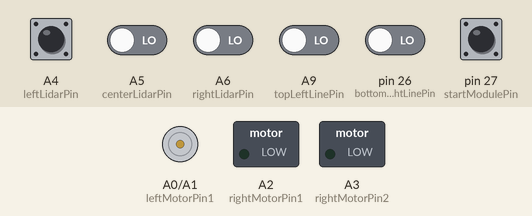
The program below on a simulated Teensy 4. On the bench: motor-driver pin pairs drawn as motors (green arrow = first pin HIGH = forward, orange = second pin HIGH = backward, longer = more drive), switched loads named in the program (green lamp = pin HIGH). The inputs (shaded band) are chosen by the test bench; at power-on: pin 27 (startModulePin) HIGH, A4 (leftLidarPin), A5 (centerLidarPin), A6 (rightLidarPin), A9 (topLeftLinePin), pin 26 (bottomRightLinePin) LOW.

Above: at 1.2 s.
1.3 s: pin 27 (startModulePin) pulled LOW for 0.15 s
At 2.6 s:
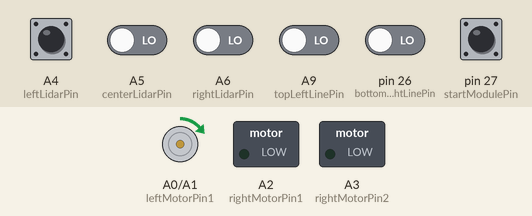
2.9 s: A4 (leftLidarPin) pulled HIGH for 0.15 s
At 4.0 s:
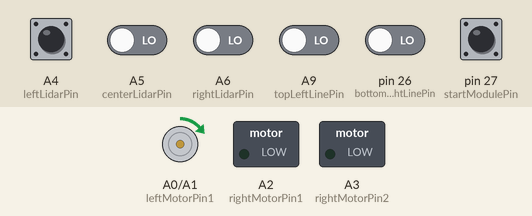
Timing chart, 0 to 5.9 s (numbered marks = the images above; inputs shaded):
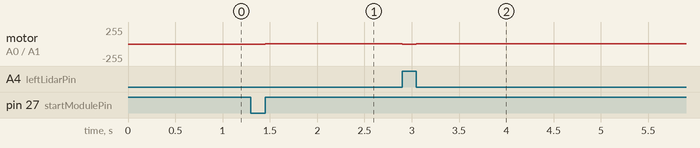

The program:

main.cpp
```cpp
#include <SoftwareSerial.h>
#include <Robot/Walli.h>
#include <Strategies/Escape.cpp>
#include <Strategies/Matador.cpp>
#include <Strategies/SlamAttack.cpp>
#include <State Machine/StateController.h>
#include <State Machine/StateS.h>

/*This is the main file that runs all the code.
* the setup() method initializes variables and pinmodes
* the loop() method controls switching between strategies
*/

Walli* walli;
StateS* attack;
StateS* escape;
StateS* off;
StateController *sc;
Matador* m;
SlamAttack* slam;
Escape* e;

//storing the pins for better readability and easy changes
int leftLidarPin = A4;
int centerLidarPin = A5;
int rightLidarPin = A6;
int topLeftLinePin = A9;
int bottomLeftLinePin = A11;
int bottomRightLinePin = A12;
int leftMotorPin1 = A0;
int leftMotorPin2 = A1;
int rightMotorPin1 = A2;
int rightMotorPin2 = A3;
int startModulePin = A13; //CHANGE THIS TO THE ACTUAL PIN

//before the bot actually goes
void setup() {
    //initialize WALLI
    walli = new Walli(leftLidarPin, centerLidarPin, rightLidarPin,
                        topLeftLinePin, bottomRightLinePin,
                        leftMotorPin1, leftMotorPin2, rightMotorPin1, rightMotorPin2);
    //initialize Walli's control states
    sc = new StateController();
    off = new StateS(sc->getCurrent());
    attack = new StateS(State::ATTACK);
    escape = new StateS(State::ESCAPE);

    //off -> attack <-> escape
    off->setNext(attack);
    attack->setNext(escape);
    escape->setNext(attack);

    //objects that run the strategies
    //slam <-> escape
    slam = new SlamAttack(walli);
    e = new Escape(walli);
    Serial.begin(9600);


}

//while the bot goes
void loop() {
    //test file
    //walli->forward();
    //emergency case

    //while we receive no signal from the start module
    while (digitalRead(startModulePin) == 0) {
        //do nothing
        sc->setCurrent(off);
        walli->off();
    }
    //once we do receive input, start stuff
    while (digitalRead(startModulePin) == 1) {
        if (walli->onFrontLine() || walli->onBackLine()) {
            sc->setCurrent(escape);
        }
        //this runs whatever method is associated with the current state
        switch(sc->getCurrent()) {
            case OFF:
                off->setCondition(true);
                break;
            case ATTACK:
                //set to false
                attack->setCondition(false);
                //what the team calls "slammy whammy"
                slam->run();
                //set to true
                attack->setCondition(true);
                break;
            case ESCAPE:
                //set to false
                escape->setCondition(false);
                //we hit a line, need to back up
                e->run();
                //set to true
                escape->setCondition(true);
                break;
        }
        //note that when the switch is done running, the SC will be ready to transition (hopefully)
        sc->transition();
    }
}
```

Walli.h
```cpp
#ifndef WALLI
#define WALLI
#include<Sensors/Lidar.h>
#include<Sensors/LineSensor.h>
#include<Sensors/Motor.h>


class Walli {
    private:
        Lidar* leftLidar;
        Lidar* centerLidar;
        Lidar* rightLidar;
        LineSensor* topLeftLine;
        LineSensor* bottomRightLine;
        Motor* leftMotor;
        Motor* rightMotor;
    public:
        Walli(int leftLidarPin, int centerLidarPin, int rightLidarPin,
                int topLeftLinePin,int bottomRightLinePin,
                int leftMotorPin1, int leftMotorPin2,
                int rightMotorPin1,int rightMotorPin2);
        void turnLeft();
        void turnRight();
        void reverse();
        void forward();
        void off();
        bool onFrontLine();
        bool onBackLine();
        bool leftDetected();
        bool centerDetected();
        bool rightDetected();
};
#endif
```

Lidar.h
```cpp
#ifndef LIDAR
#define LIDAR
#include<Sensors/WalliSensor.h>

class Lidar : public WalliSensor {
    private:

    public:
        Lidar(int pin);


        bool detected();

        void writeDetected(bool v);
};
#endif
```

LineSensor.h
```cpp
#ifndef LINESENSOR
#define LINESENSOR
#include<Sensors/WalliSensor.h>

class LineSensor : public WalliSensor {
    private:
        int _base;
        int _threshold;
        int sample();
    public:
        LineSensor(int pin);

        bool onLine();
        void write(int n);

};
#endif
```

Motor.h
```cpp
#ifndef MOTOR
#define MOTOR
#include <Arduino.h>

class Motor {
    private:
        int _forward_pin;
        int _backward_pin;
    public:
        Motor(int forward_pin, int backward_pin);

        void forwards();

        void backwards();

        void off();

};
#endif
```

WalliSensor.h
```cpp
#ifndef WALLISENSOR
#define WALLISENSOR
#include <Arduino.h>


class WalliSensor {
    private:
        //the pin that the sensor is attached to
        int _pin;
    public:
        //constructor
        WalliSensor(int pin);

        //get the value of the sensor
        int read();

        void write(bool v);
};
#endif
```

StateController.h
```cpp
#ifndef SC
#define SC
#include <State Machine\StateS.h>

class StateController {
    StateS* current;
    public:
        //constructor
        StateController();
        //switch between the current state and the next one
        void transition();
        //manually switch to the next state
        void setCurrent(StateS* c);
        //reteive the curent state
        State getCurrent();
};
#endif
```

StateS.h
```cpp
#ifndef STATE
#define STATE

/* This class defines what each state
* consists of, including what the
* state that follows is, and whether or not
* the current state is done executing or not
*/
enum State {
    OFF, //beginning of match, sample the floor
    ATTACK, //spin-and-attack
    ESCAPE //back up away from the line
};
class StateS {
    private:
        State _state; //the current state
        StateS* _next; //the state that follows
        bool condition; //whether or not we finished this state or not

    public:
        //constructor
        StateS(State name);

        //get the current state
        State getState();
        //get the next state
        void setNext(StateS* nextState);

        //manually set whether or not this state is done running or not
        void setCondition(bool c);

        //manually retrieve whether or not this state is done running or not
        bool getCondition();

        //get the next state
        StateS* getNext();
};
#endif
```

Walli.cpp
```cpp
#include<Robot/Walli.h>

/* This is the class that controls Walli's specific behavior.
* This is where all the pins are initialized
* and controlled
*/

//constructor
Walli::Walli(int leftLidarPin, int centerLidarPin, int rightLidarPin,
                int topLeftLinePin, int bottomRightLinePin,
                int leftMotorPin1, int leftMotorPin2,
                int rightMotorPin1, int rightMotorPin2) {
    //change to this->
    this->leftLidar = new Lidar(leftLidarPin);
    this->centerLidar = new Lidar(centerLidarPin);
    this->rightLidar = new Lidar(rightLidarPin);
    this->topLeftLine = new LineSensor(topLeftLinePin);
    this->bottomRightLine = new LineSensor(bottomRightLinePin);
    this->leftMotor = new Motor(leftMotorPin1, leftMotorPin2);
    this->rightMotor = new Motor(rightMotorPin1, rightMotorPin2);
}

//have the left wheel go backwards and the right wheel forwards
void Walli::turnLeft() {
    leftMotor->backwards();
    rightMotor->forwards();
}

//have the left wheel go forwrds and the right wheel backwards
void Walli::turnRight() {
    leftMotor->forwards();
    rightMotor->backwards();
}

//have the left wheel go backwards and the right wheel backwards
void Walli::reverse() {
    leftMotor->backwards();
    rightMotor->backwards();
}

//have the left wheel go forwards and the right wheel forwards
void Walli::forward() {
    leftMotor->forwards();
    rightMotor->forwards();
}

//have the left wheel go backwards and the right wheel forwards
void Walli::off() {
    leftMotor->off();
    rightMotor->off();
}

//detect if either of the upper sensors are on the line
bool Walli::onFrontLine() {
    return topLeftLine->onLine();
}
//detect if either of the lower  sensors are on the line
bool Walli::onBackLine() {
    return bottomRightLine->onLine();
}

//detect if the left lidar is detected something
bool Walli::leftDetected() {
    return leftLidar->detected();
}
//detect if the center  lidar is detected something
bool Walli::centerDetected() {
    return centerLidar->detected();
}
//detect if the right lidar is detected something
bool Walli::rightDetected() {
    return rightLidar->detected();
}
```

Lidar.cpp
```cpp
#include<Sensors/Lidar.h>
/*This is the class that retrieves
* information from the lidars
*/

//constructor that just initializes the pin
Lidar::Lidar(int pin):WalliSensor(pin) {
    //idk
}

//returns whether or not the lidar detects something or not
bool Lidar::detected() {
    return this->read() == 1;
}

void Lidar::writeDetected(bool v) {
    this->write(v);
}
```

LineSensor.cpp
```cpp
#include<Sensors/LineSensor.h>

/*Class that retrieves information from
* each line sensor.
*/

//read the "floor" so that we can tell the difference
//between the arena and the out-of-bounds line
int LineSensor::sample() {
    int floorReading = 0;
    int samples = 0;
    for (int i = 0; i < 25; i++) {
        floorReading += this->read();
        samples++;
    }
    //take the average of 25 readings
    return floorReading/samples;
}
//constructor
LineSensor::LineSensor(int pin):WalliSensor(pin) {
    _base = sample();
    _threshold = 3; //this can change
}

//if the difference between the current surface and the floor is too big
//that means we're on the line
bool LineSensor::onLine() {
    return abs(WalliSensor::read() - _base) >= _threshold;
}

void LineSensor::write(int n) {
    this->write(abs(n - _base) >= _threshold);
}
```

Motor.cpp
```cpp
#include <Sensors/Motor.h>
//PLEASE CORRECT THIS IS YOU NOTICE ITS WRONG
//I WENT THROUGH THE DATA SHEETS FOR THE PARTS BUT
//NOTHING MADE SENSE

//constructor
Motor::Motor(int forward_pin, int backward_pin) {
    _forward_pin = forward_pin;
    _backward_pin = backward_pin;
    //pins are set to INPUT by default, so need to set to OUTPUT
    pinMode(_forward_pin, OUTPUT);
    pinMode(_backward_pin, OUTPUT);
}

//activate forward motor and deactivate backward motor
void Motor::forwards() {
    //digitalWrite(PIN, VALUE) is the method used to manually update an OUTPUT pin
    analogWrite(_forward_pin, 1);
    analogWrite(_backward_pin, 0);
}

//activate backward motor and deactivate forward motor
void Motor::backwards() {
    analogWrite(_forward_pin, 0);
    analogWrite(_backward_pin, 1);
}

//apparently both motors on at the same time turns them off???
//that feels so wrong but help
void Motor::off() {
    analogWrite(_forward_pin, 1);
    analogWrite(_backward_pin, 1);
}
```

WalliSensor.cpp
```cpp
#include <Sensors/WalliSensor.h>

/* Parent class for the Lidar
*  and line sensor classes
*/

//constructor
WalliSensor::WalliSensor(int pin) {
    _pin = pin;
}

//get the value of the sensor
int WalliSensor::read() {
    return digitalRead(_pin);
}

void WalliSensor::write(bool v) {
    digitalWrite(_pin, v);
}
```

StateController.cpp
```cpp
#include <State Machine\StateController.h>

/* This class define acts as the "State Machine"
* that will be used within the main method to determine
* which strategy is run when
*
* The flow is OFF -> START -> ATTACK <-> ESCAPE -> OFF
*/

//constructor
StateController::StateController() {
    current = new StateS(State::OFF);
}
//switch between the current state and the next one
void StateController::transition() {
    if (current->getCondition()) {
        current->setCondition(false);
        current = current->getNext();
    }
}
//manually switch to the next state
void StateController::setCurrent(StateS* c) {
    current = c;
}

//reteive the curent state
State StateController::getCurrent() {return current->getState();}
```

StateS.cpp
```cpp
#include <State Machine\StateS.h>

/* This class defines what each state
* consists of, including what the
* state that follows is, and whether or not
* the current state is done executing or not
*/

//constructor
StateS::StateS(State name) {
    _state = name;
    condition = false;
}

//get the current state
State StateS::getState() {
    return _state;
}
//get the next state
void StateS::setNext(StateS* nextState) {
    _next = nextState;
}
//manually set whether or not this state is done running or not
void StateS::setCondition(bool c) {
    condition = c;
}
//manually retrieve whether or not this state is done running or not
bool StateS::getCondition() {
    return condition;
}
//get the next state
StateS* StateS::getNext() {
    return _next;
}
```

Escape.cpp
```cpp
#include <Robot/Walli.h>

/*This is what is run whenever we hit an edge.
* we move in the opposite direction of the line and swerve out
*/
class Escape {
    private:
        Walli* walli;
    public:
        Escape(Walli* w) {
            walli = w;
        }

        void run() {
            //we escape for a certain amount of time
            int start = millis();
            //if we're on the front line
            if (walli->onFrontLine()) {
                //swerve backwards and to the left
                walli->reverse();
                walli->turnLeft();
            } else if (walli->onBackLine()){
                //swerve forwards and to the right if we're on the front line
                walli->forward();
                walli->turnRight();
            }
            //if we ran out of time, switch to attack
            if (start - millis() < 0 ) {
                return;
            }
        }
};
```

Matador.cpp
```cpp
#include<Robot/Walli.h>

/*This is the opening strategy we saw in the recruitment video
* Moves in a right triangle-ish formation to get behind the opponenent immedietly
* hopefully would push the bot off?
* Note that is experimental and we might have to scrap
*/

class Matador {
    private:
        //stores the walli reference
        Walli* walli;
    public:
        //constructor
        Matador(Walli* w) {
            walli = w;
        }

        //I actually don't think that this will work
        //but we can try!
        void run() {
            //if we're starting on a line, immedietly stop
            if(walli->onFrontLine() || walli->onBackLine()) {
                return;
            }
            //while we haven't run out of some arbitary time (fix)
            int start1 = millis();
            if (millis() - start1 < 500) {
                //turn to the right
                walli->turnRight();
            }
            //while we're not on the line, move forward
            //can fix to use time as well
            if (!walli->onFrontLine()) {
                walli->forward();
            }
            //while we haven't run out of some arbitrary time (fix)
            int start2 = millis();
            if (millis() - start2 < 500) {
                //turn left
                walli->turnLeft();
            }
            //while we're not on the line, move forward
            //can fix to use time as well
            if (!walli->onFrontLine()) {
                walli->forward();
            }
            //while we haven't run out of some arbitrary time (fix)
            int start3 = millis();
            if (millis() - start3 < 500) {
                //turn left
                walli->turnLeft();
            }
            //here, we should be just behind the robot
            //switch to attack
            if (!walli->onFrontLine()) {
                return;
            }
        }
};
```

SlamAttack.cpp
```cpp
#include <Robot/Walli.h>

/* This is the "SlammyWhammy" attack.
* Walli will spin until the opponent is detected
* directly in front of him.
* Then, he goes forward until he hits a line.
* the method returns when we hit a line and should transition
* to escape.
*/
class SlamAttack {
    //private stuff cause encapsulation
    private:
        //this stores a reference to the main Walli object
        Walli* walli;
    public:
        //constructor
        SlamAttack(Walli* w) {
            walli = w;
        }

        //the actual strategy
        void run() {
            //once we hit a line, stop the strategy immedietly
            if (walli->onFrontLine() || walli->onBackLine()) {
                return;
            } else if (walli->centerDetected()) {
                //we found the opponent, full speed ahead
                walli->forward();
            } else if (!walli->leftDetected()) {
                //the bot isn't on our left, so it must be on our right
                //so we move to the right
                walli->turnRight();
            } else if (!walli->rightDetected()){
                //the bot isn't on our right, so it must be on our left
                //so we move to the left
                walli->turnLeft();
            }
        }
};
```

Measured:
- after the input at 1.3 s, motor on A0 (leftMotorPin1) / A1 (leftMotorPin2): stopped → forward 1/255 after 0.15 s
- after the input at 2.9 s, motor on A0 (leftMotorPin1) / A1 (leftMotorPin2): forward 1/255 → backward 1/255 at once, → forward 1/255 0.15 s later
